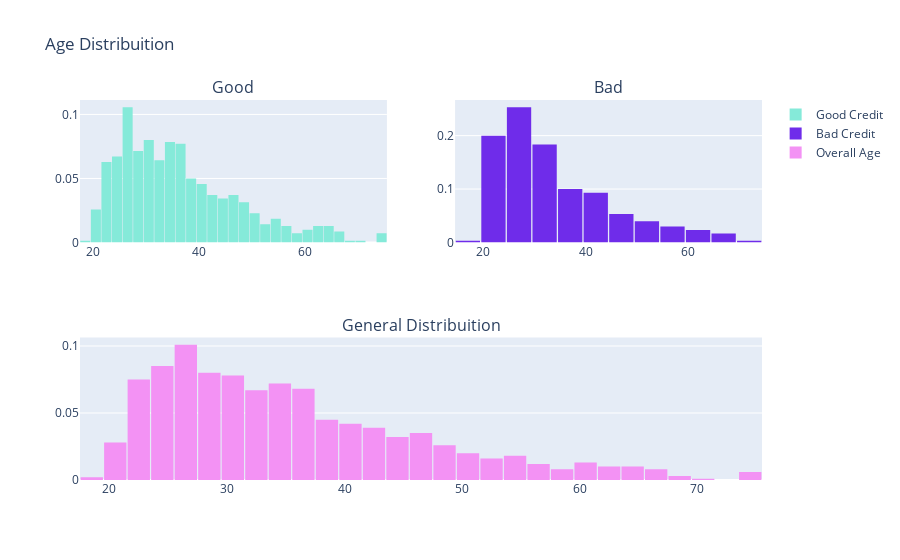

The cell this chart's notebook holds for it:
### Markdown cell above
This code is creating 3 bar charts (histograms) to visualize how age is distributed among people with:

Good credit

Bad credit

Everyone (overall)

### Code cell
df_good = df.loc[df["Risk"] == 'good']['Age'].values.tolist()
df_bad = df.loc[df["Risk"] == 'bad']['Age'].values.tolist()
df_age = df['Age'].values.tolist()

#First plot
trace0 = go.Histogram(
    x=df_good,
    histnorm='probability',
    name="Good Credit",
    marker=dict(
        color='#85ead9'
    )
)
#Second plot
trace1 = go.Histogram(
    x=df_bad,
    histnorm='probability',
    name="Bad Credit",
    marker=dict(
        color='#6f2cea'
    )
)
#Third plot
trace2 = go.Histogram(
    x=df_age,
    histnorm='probability',
    name="Overall Age",
    marker=dict(
        color='#f392f4'
    )
)

#Creating the grid
fig = tls.make_subplots(rows=2, cols=2, specs=[[{}, {}], [{'colspan': 2}, None]],
                          subplot_titles=('Good','Bad', 'General Distribuition'))

#setting the figs
fig.append_trace(trace0, 1, 1)
fig.append_trace(trace1, 1, 2)
fig.append_trace(trace2, 2, 1)

fig['layout'].update(showlegend=True, title='Age Distribuition', bargap=0.05)
py.iplot(fig, filename='custom-sized-subplot-with-subplot-titles')

### Figure 1 — Plotly figure (JSON) as saved in the notebook; plotly's stock layout.template omitted (floating-point values rounded to 4 significant figures; data arrays with more than 128 entries replaced by an {"elided": "..."} marker saying what was removed)
{"data": [{"histnorm": "probability", "marker": {"color": "#85ead9"}, "name": "Good Credit", "type": "histogram", "x": {"elided": "700 int values"}, "xaxis": "x", "yaxis": "y"}, {"histnorm": "probability", "marker": {"color": "#6f2cea"}, "name": "Bad Credit", "type": "histogram", "x": {"elided": "300 int values"}, "xaxis": "x2", "yaxis": "y2"}, {"histnorm": "probability", "marker": {"color": "#f392f4"}, "name": "Overall Age", "type": "histogram", "x": {"elided": "1000 int values"}, "xaxis": "x3", "yaxis": "y3"}], "layout": {"annotations": [{"font": {"size": 16}, "showarrow": false, "text": "Good", "x": 0.225, "xanchor": "center", "xref": "paper", "y": 1, "yanchor": "bottom", "yref": "paper"}, {"font": {"size": 16}, "showarrow": false, "text": "Bad", "x": 0.775, "xanchor": "center", "xref": "paper", "y": 1, "yanchor": "bottom", "yref": "paper"}, {"font": {"size": 16}, "showarrow": false, "text": "General Distribuition", "x": 0.5, "xanchor": "center", "xref": "paper", "y": 0.375, "yanchor": "bottom", "yref": "paper"}], "bargap": 0.05, "showlegend": true, "title": {"text": "Age Distribuition"}, "xaxis": {"anchor": "y", "domain": [0, 0.45]}, "xaxis2": {"anchor": "y2", "domain": [0.55, 1]}, "xaxis3": {"anchor": "y3", "domain": [0, 1]}, "yaxis": {"anchor": "x", "domain": [0.625, 1]}, "yaxis2": {"anchor": "x2", "domain": [0.625, 1]}, "yaxis3": {"anchor": "x3", "domain": [0, 0.375]}}}
